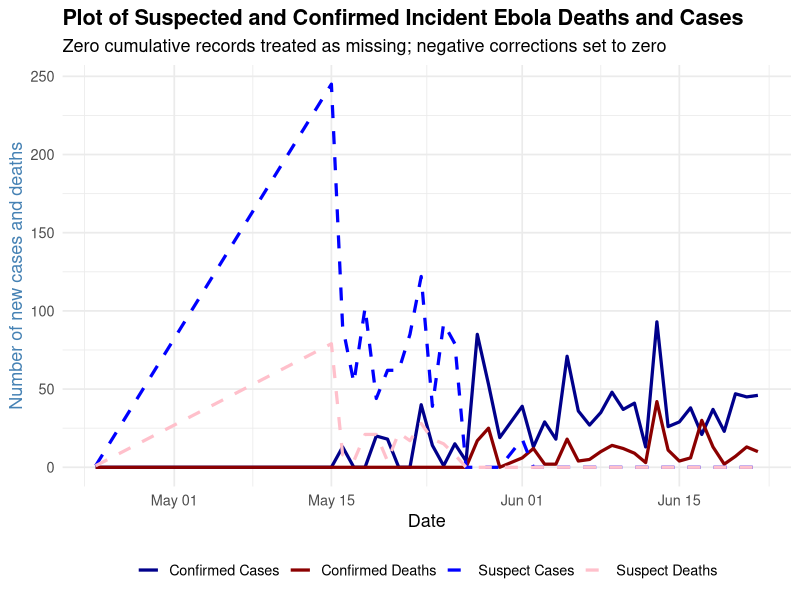

Reproduce this figure in R.
# Load libraries ----------------------------------------------------------

library(readr)
library(ggplot2)
library(dplyr)
library(tidyr)


# Import data -------------------------------------------------------------

dta <- read_csv("../data/drc_sitrep.csv")


# Calculate daily incidence ----------------------------------------------
# Zero cumulative records are treated as missing reporting days.
# Negative differences are treated as reporting corrections and set to zero.

dat_i <- dta |>
  arrange(date) |>
  mutate(
    suspect_cases_clean = na_if(suspect_cases, 0),
    suspect_death_clean = na_if(suspect_death, 0),
    confirmed_cases_clean = na_if(confirmed_cases, 0),
    confirmed_death_clean = na_if(confirmed_death, 0)
  ) |>
  fill(
    suspect_cases_clean,
    suspect_death_clean,
    confirmed_cases_clean,
    confirmed_death_clean,
    .direction = "down"
  ) |>
  mutate(
    suspect_cases_clean = replace_na(suspect_cases_clean, 0),
    suspect_death_clean = replace_na(suspect_death_clean, 0),
    confirmed_cases_clean = replace_na(confirmed_cases_clean, 0),
    confirmed_death_clean = replace_na(confirmed_death_clean, 0),
    raw_new_suspect_cases = suspect_cases_clean -
      lag(suspect_cases_clean, default = 0),
    raw_new_suspect_deaths = suspect_death_clean -
      lag(suspect_death_clean, default = 0),
    raw_new_confirmed_cases = confirmed_cases_clean -
      lag(confirmed_cases_clean, default = 0),
    raw_new_confirmed_deaths = confirmed_death_clean -
      lag(confirmed_death_clean, default = 0),
    new_suspect_cases = pmax(raw_new_suspect_cases, 0),
    new_suspect_deaths = pmax(raw_new_suspect_deaths, 0),
    new_confirmed_cases = pmax(raw_new_confirmed_cases, 0),
    new_confirmed_deaths = pmax(raw_new_confirmed_deaths, 0)
  )


# Check dates with negative raw incidence --------------------------------

negative_records <- dat_i |>
  filter(
    raw_new_suspect_cases < 0 |
      raw_new_suspect_deaths < 0 |
      raw_new_confirmed_cases < 0 |
      raw_new_confirmed_deaths < 0
  ) |>
  select(
    date,
    suspect_cases,
    suspect_death,
    confirmed_cases,
    confirmed_death,
    starts_with("raw_new")
  )

print(negative_records)


# Prepare data for plotting ----------------------------------------------

dat_plot <- dat_i |>
  select(
    date,
    new_suspect_cases,
    new_suspect_deaths,
    new_confirmed_cases,
    new_confirmed_deaths
  ) |>
  pivot_longer(
    cols = -date,
    names_to = "data_type",
    values_to = "incidence"
  ) |>
  mutate(
    data_type = recode(
      data_type,
      new_suspect_cases = "Suspect Cases",
      new_suspect_deaths = "Suspect Deaths",
      new_confirmed_cases = "Confirmed Cases",
      new_confirmed_deaths = "Confirmed Deaths"
    )
  )


# Plot incidence ----------------------------------------------------------

dta_plot <- ggplot(
  dat_plot,
  aes(x = date, y = incidence, colour = data_type, linetype = data_type)
) +
  geom_line(
    linewidth = 1.1,
    na.rm = TRUE
  ) +
  scale_colour_manual(
    values = c(
      "Suspect Cases" = "blue",
      "Suspect Deaths" = "pink",
      "Confirmed Cases" = "darkblue",
      "Confirmed Deaths" = "darkred"
    )
  ) +
  scale_linetype_manual(
    values = c(
      "Suspect Cases" = "dashed",
      "Suspect Deaths" = "dashed",
      "Confirmed Cases" = "solid",
      "Confirmed Deaths" = "solid"
    )
  ) +
  labs(
    title = "Plot of Suspected and Confirmed Incident Ebola Deaths and Cases",
    subtitle = "Zero cumulative records treated as missing; negative corrections set to zero",
    x = "Date",
    y = "Number of new cases and deaths",
    colour = NULL,
    linetype = NULL
  ) +
  theme_minimal(base_size = 13) +
  theme(
    plot.title = element_text(face = "bold"),
    axis.title.y = element_text(colour = "steelblue"),
    legend.position = "bottom"
  )

print(dta_plot)
